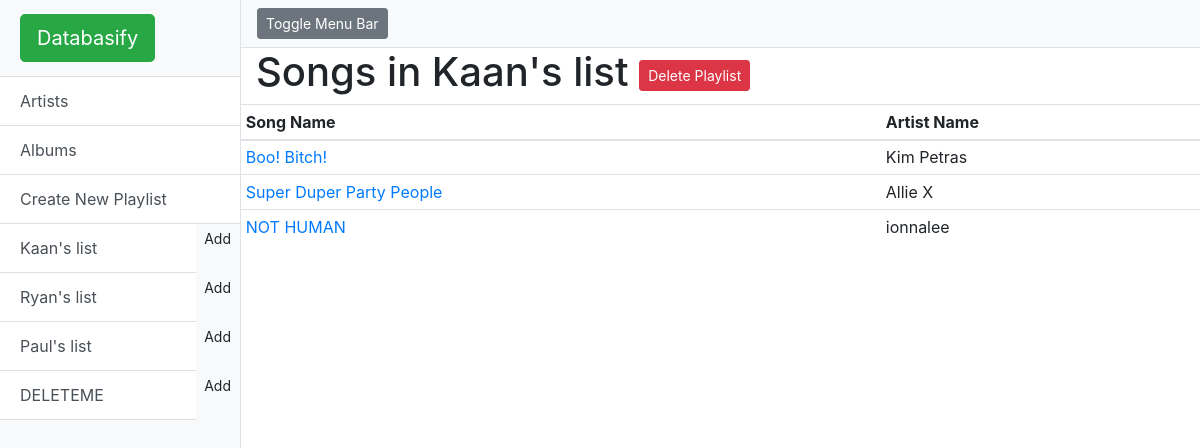
The app's page /playlist/1/, older data.
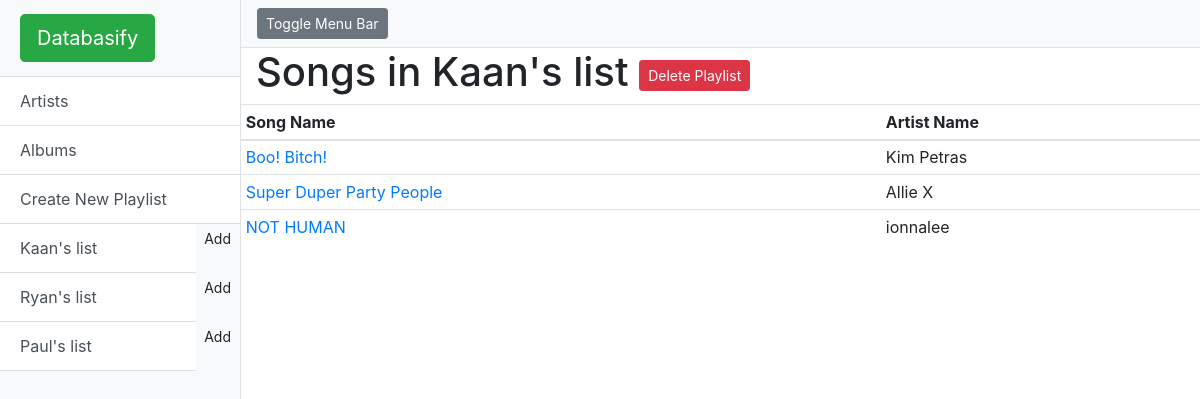
The same page, newer data.
### model.py (models this page shows)
class Playlist(Base):
    __tablename__ = 'playlist'
    id = Column(Integer, primary_key=True)
    name = Column(String(50), nullable=False)
    user_id = Column(Integer, ForeignKey('user.id'), nullable=False)
    user = relationship(User)

class PlaylistItem(Base):
    __tablename__ = 'playlist_item'
    id = Column(Integer, primary_key=True)  # auto incremented
    playlist_id = Column(Integer, ForeignKey('playlist.id'), nullable=False)
    song_id = Column(Integer, ForeignKey('song.id'), nullable=False)
    playlist = relationship(Playlist, backref="playlist")

class Song(Base):
    __tablename__ = 'song'
    id = Column(Integer, primary_key=True)
    uri = Column(String(50), nullable=False) #spotify:track:6rqhFgbbKwnb9MLmUQDhG6
    track_number = Column(Integer, nullable=True) #order it appears on the album
    name = Column(String(250), nullable=False)
    popularity = Column(Integer, nullable=True)
    duration = Column(Integer, nullable=False)
    danceability = Column(Float, nullable=True)
    explicit = Column(Boolean, nullable=True)
    tempo = Column(Float, nullable=True)
    energy = Column(Float, nullable=True)
    instrumentalness = Column(Float, nullable=True)
    time_signature = Column(Integer, nullable=True)
    valence = Column(Float, nullable=True)
    album_id = Column(Integer, ForeignKey('album.id'), nullable=False)
    album = relationship(Album, backref="album")

class Artist(Base):
    __tablename__ = 'artist'  # Table in the database
    id = Column(Integer, primary_key=True)  # auto incremented
    uri = Column(String(50), nullable=False) #spotify:artist:6rqhFgbbKwnb9MLmUQDhG6
    name = Column(String(150), nullable=False)
    followers = Column(Integer, nullable=False) #of people following them (spotify)

### start.py (the view)
@app.route('/playlist/<int:playlist_id>/', methods=['GET'])
def showPlayListsSongs(playlist_id):
    result = (session.query(PlaylistItem, Playlist, Song)
        .filter(PlaylistItem.song_id == Song.id)
        .filter(PlaylistItem.playlist_id == Playlist.id)
        .filter(PlaylistItem.playlist_id==playlist_id)
        ).all()
    playlists = session.query(Playlist).all()
    playlistName = session.query(Playlist).filter_by(id=playlist_id).one()
    return render_template('playlistSongs.html', title='Songs', playlistName=playlistName, songs=result, playlists=playlists)

### templates/playListSongs.html
{% extends "layout.html" %}
{% block content %}
    <div class="container-fluid">
        <h1>Songs in {{playlistName.name}}
        <a href="/playlist/{{ playlistName.id }}/delete/" class="btn btn-secondary btn-sm btn-danger" role="button">Delete Playlist</a></h1>
        </div>
        {% if songs|length== 0 %}
        <div class="alert alert-danger" role="alert">
            There are no songs in this album!
        </div>
        {% else %}
        <table class="table table-sm table-hover">
            <thead>
            <tr>
                <th scope="col">Song Name</th>
                <th scope="col">Artist Name</th>
            </tr>
            </thead>
            <tbody>
            {% for song in songs %}
            <tr>
                <td><a href="{{ song.Song.uri }}">{{ song.Song.name }}</a></td>
                <td>{{ song.Song.album.artist.name }}</td>
            </tr>
            {% endfor %}
            </tbody>
        </table>
        {% endif %}
    </div>
{% endblock content %}

### templates/layout.html (shortened to what this page needs)
<!DOCTYPE html>
<html lang="en">
<head>
    <link href="/static/vendor/bootstrap/css/bootstrap.min.css" rel="stylesheet">
    <link href="/static/simple-sidebar.css" rel="stylesheet">
</head>
<body>
<div class="d-flex" id="wrapper">
    <div class="bg-light border-right" id="sidebar-wrapper">
        <div class="sidebar-heading"><a class="btn btn-success btn-lg" data-placement="top" data-toggle="tooltip"
                                        href="/" title="Goes to the main page">Databasify</a></div>
        <div class="list-group list-group-flush">
            <a class="list-group-item list-group-item-action btn btn-success" href="/artist" role="button">Artists</a>
            <a class="list-group-item list-group-item-action btn btn-success" href="/album" role="button">Albums</a>
            <a class="list-group-item list-group-item-action btn btn-success" href="/playlist/new/" role="button">Create
                New Playlist</a>
            {% for playlist in playlists %}
            <div aria-label="Modify Playlist" class="btn-group" role="group"></a>
                <a class="btn list-group-item list-group-item-action btn btn-light" href="/playlist/{{ playlist.id }}/"
                   role="button">{{ playlist.name }}</a>
                <a class="btn btn-sm" data-placement="top" data-toggle="tooltip"
                   href="/playlist/{{ playlist.id }}/new/" role="button"
                   title="Add a new song into {{ playlist.name }} playlist">Add</a>
            </div>
            {% endfor %}
        </div>
    </div>
    <div id="page-content-wrapper">
        <nav class="navbar navbar-expand-lg navbar-light bg-light border-bottom">
            <button class="btn btn-secondary btn-sm" id="menu-toggle">Toggle Menu Bar</button>&nbsp;
        </nav>
        {% block content %}{% endblock %}
    </div>
</body>
</html>

Row changes from the older to the newer data that the page shows:
removed Playlist: name "DELETEME"
